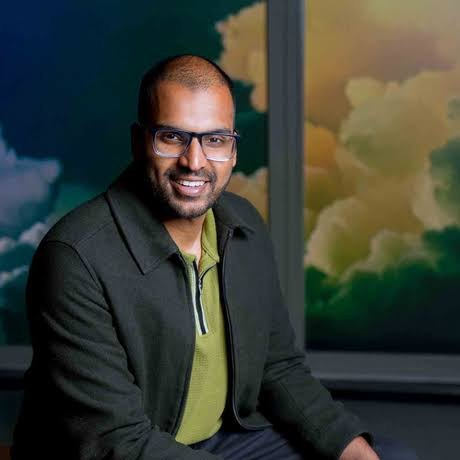
#> input picture assets/img/board/aditya-vishwanath.jpg, 460 x 460 px
$ python -i crop_faces.py   (imports and definitions only)
#> lines starting #> are read from the running program, lines starting #| are printed output that depends on the picture
"""Square-crop board headshots, centred on the detected face where possible."""
import cv2, os, glob, pathlib
from PIL import Image, ImageOps

SRC = "../_source-photos"   # folder of original headshots, named "First Last.jpg"
# [1 line not run here, left out]

NAME_MAP = {
    "Aditya Vishwanath": "aditya-vishwanath",
    "Ambili Sukesan":    "ambili-sukesan",
    "Charag Krishnan":   "charag-krishnan",
    "Cornelius Walter":  "cornelius-walter",
    "Esther":            "esther-wojcicki",
    "Kirti Reddy":       "kirti-reddy",
    "Pradeep Nair":      "pradeep-nair",
    "Prashant Reddy":    "prashanth-reddy",
    "Radhika Shah":      "radhika-shah",
    "Rajiv Murali":      "rajiv-murali",
    "Rashi Mehta":       "rashi-mehta",
    "VIVEK-RAGAVAN":     "vivek-ragavan",
}

cascade = cv2.CascadeClassifier(
    os.path.join(cv2.data.haarcascades, "haarcascade_frontalface_default.xml"))

def face_box(path):
    img = cv2.imread(path)
#> img is the input picture: shape (460, 460, 3); mean B, G, R 53.3, 61.9, 58.3
    if img is None:
        return None, None
    grey = cv2.cvtColor(img, cv2.COLOR_BGR2GRAY)
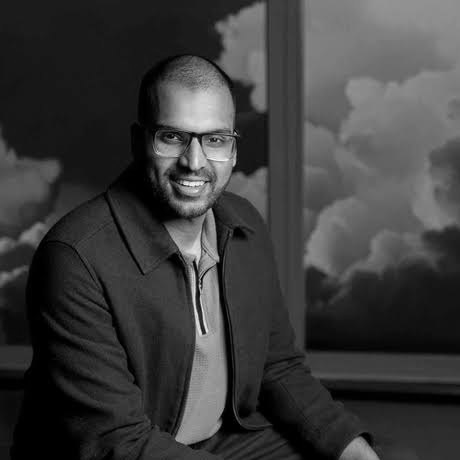
#> grey: shape (460, 460); min 0, max 251, mean 59.8
    grey = cv2.equalizeHist(grey)
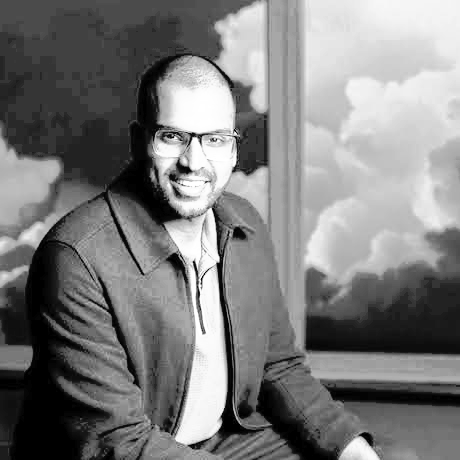
#> grey: shape (460, 460); min 0, max 255, mean 124.7
    faces = cascade.detectMultiScale(grey, 1.08, 5, minSize=(40, 40))
#> faces = [[131, 93, 114, 114]]
    if len(faces) == 0:
        return None, img.shape
    # biggest face wins
    x, y, w, h = max(faces, key=lambda f: f[2] * f[3])
#> x = 131; y = 93; w = 114; h = 114
    return (x, y, w, h), img.shape

TARGET = 700
# [30 lines not run here, left out]

>>> result = face_box('../assets/img/board/aditya-vishwanath.jpg')
#> result = ((131, 93, 114, 114), (460, 460, 3))

$ run again, on assets/img/board/kirti-reddy.jpg
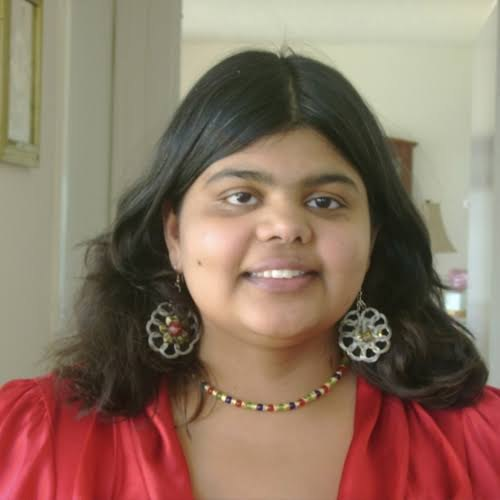
#> input picture assets/img/board/kirti-reddy.jpg, 500 x 500 px
#> in face_box, img is the input picture: shape (500, 500, 3); mean B, G, R 99, 116, 140.4
#> in face_box, `grey = cv2.cvtColor(img, cv2.COLOR_BGR2GRAY)`:
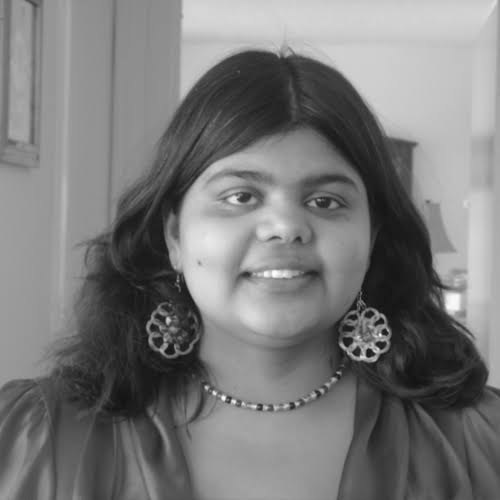
#> grey: shape (500, 500); min 14, max 254, mean 121.3
#> in face_box, `grey = cv2.equalizeHist(grey)`:
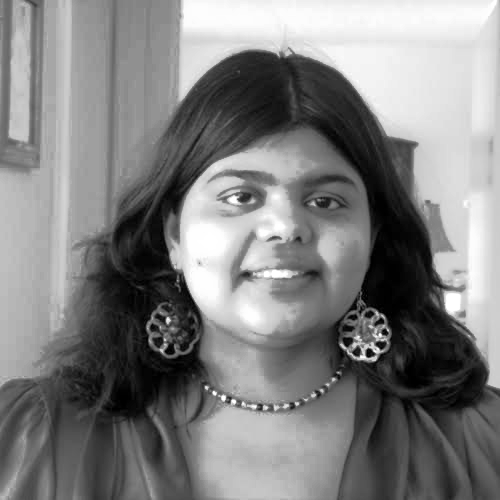
#> grey: shape (500, 500); min 0, max 255, mean 128.3
#> faces = [[171, 114, 219, 219]]
#> x = 171; y = 114; w = 219
#> result = ((171, 114, 219, 219), (500, 500, 3))
